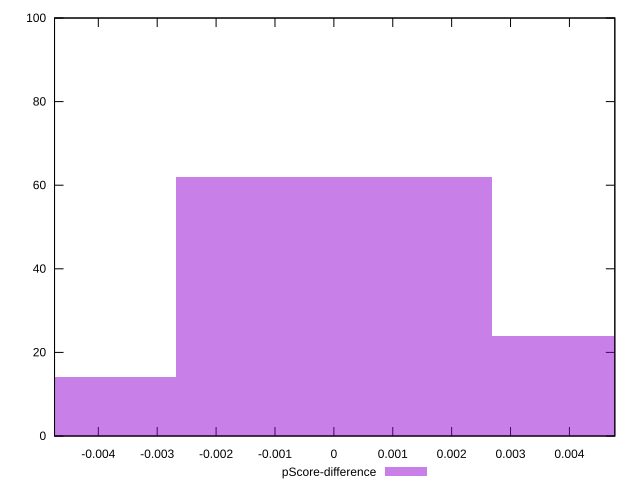

The gnuplot source for this figure:
reset

$pScoreDifference <<EOF
-0.005377930206354542 14
0.005377930206354542 24
0 62
EOF

set key outside below
set boxwidth 0.005377930206354542
set xrange [-0.004743482926368281:0.004770916510083673]
set yrange [0:100]
set trange [0:100]
set style fill transparent solid 0.5 noborder
set terminal svg size 640, 490 enhanced background rgb 'white'
set output "report/report_00029_2021-02-24T13-36-40.390Z/max-potential-fid/samples/music/pScore-difference/histogram.svg"

plot $pScoreDifference title "pScore-difference" with boxes

reset
